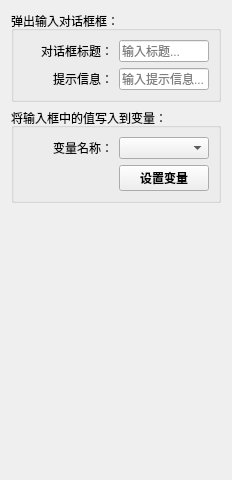
       <widget class="QWidget" name="tab_35">
        <attribute name="title">
         <string>获取对话框</string>
        </attribute>
        <layout class="QVBoxLayout" name="verticalLayout_77">
         <item>
          <widget class="QGroupBox" name="groupBox_47">
           <property name="title">
            <string>弹出输入对话框框：</string>
           </property>
           <layout class="QGridLayout" name="gridLayout_52" columnstretch="1,1">
            <item row="0" column="0">
             <widget class="QLabel" name="label_141">
              <property name="text">
               <string>对话框标题：</string>
              </property>
              <property name="alignment">
               <set>Qt::AlignmentFlag::AlignRight|Qt::AlignmentFlag::AlignTrailing|Qt::AlignmentFlag::AlignVCenter</set>
              </property>
             </widget>
            </item>
            <item row="0" column="1">
             <widget class="QLineEdit" name="lineEdit_24">
              <property name="placeholderText">
               <string>输入标题...</string>
              </property>
             </widget>
            </item>
            <item row="1" column="0">
             <widget class="QLabel" name="label_142">
              <property name="text">
               <string>提示信息：</string>
              </property>
              <property name="alignment">
               <set>Qt::AlignmentFlag::AlignRight|Qt::AlignmentFlag::AlignTrailing|Qt::AlignmentFlag::AlignVCenter</set>
              </property>
             </widget>
            </item>
            <item row="1" column="1">
             <widget class="QLineEdit" name="lineEdit_25">
              <property name="placeholderText">
               <string>输入提示信息...</string>
              </property>
             </widget>
            </item>
           </layout>
          </widget>
         </item>
         <item>
          <widget class="QGroupBox" name="groupBox_46">
           <property name="title">
            <string>将输入框中的值写入到变量：</string>
           </property>
           <layout class="QGridLayout" name="gridLayout_51" columnstretch="1,1">
            <item row="0" column="1">
             <widget class="QComboBox" name="comboBox_48" />
            </item>
            <item row="0" column="0">
             <widget class="QLabel" name="label_140">
              <property name="text">
               <string>变量名称：</string>
              </property>
              <property name="alignment">
               <set>Qt::AlignmentFlag::AlignRight|Qt::AlignmentFlag::AlignTrailing|Qt::AlignmentFlag::AlignVCenter</set>
              </property>
             </widget>
            </item>
            <item row="2" column="0">
             <spacer name="horizontalSpacer_8">
              <property name="orientation">
               <enum>Qt::Orientation::Horizontal</enum>
              </property>
              <property name="sizeHint" stdset="0">
               <size>
                <width>84</width>
                <height>20</height>
               </size>
              </property>
             </spacer>
            </item>
            <item row="2" column="1">
             <widget class="QPushButton" name="pushButton_37">
              <property name="font">
               <font>
                <family>微软雅黑</family>
                <bold>true</bold>
               </font>
              </property>
              <property name="text">
               <string>设置变量</string>
              </property>
             </widget>
            </item>
           </layout>
          </widget>
         </item>
         <item>
          <spacer name="verticalSpacer_30">
           <property name="orientation">
            <enum>Qt::Orientation::Vertical</enum>
           </property>
           <property name="sizeHint" stdset="0">
            <size>
             <width>20</width>
             <height>266</height>
            </size>
           </property>
          </spacer>
         </item>
        </layout>
       </widget>
